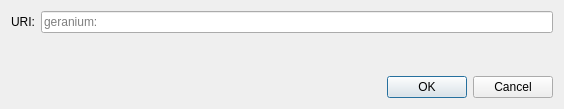
<?xml version="1.0" encoding="UTF-8"?>
<ui version="4.0">
 <class>OpenURIDialog</class>
 <widget class="QDialog" name="OpenURIDialog">
  <property name="geometry">
   <rect>
    <x>0</x>
    <y>0</y>
    <width>564</width>
    <height>109</height>
   </rect>
  </property>
  <property name="windowTitle">
   <string>Open geranium URI</string>
  </property>
  <layout class="QVBoxLayout" name="verticalLayout">
   <item>
    <layout class="QHBoxLayout" name="horizontalLayout">
     <item>
      <widget class="QLabel" name="label">
       <property name="text">
        <string>URI:</string>
       </property>
      </widget>
     </item>
     <item>
      <widget class="QValidatedLineEdit" name="uriEdit">
       <property name="placeholderText">
        <string notr="true">geranium:</string>
       </property>
      </widget>
     </item>
    </layout>
   </item>
   <item>
    <spacer name="verticalSpacer">
     <property name="orientation">
      <enum>Qt::Vertical</enum>
     </property>
     <property name="sizeHint" stdset="0">
      <size>
       <width>20</width>
       <height>40</height>
      </size>
     </property>
    </spacer>
   </item>
   <item>
    <widget class="QDialogButtonBox" name="buttonBox">
     <property name="orientation">
      <enum>Qt::Horizontal</enum>
     </property>
     <property name="standardButtons">
      <set>QDialogButtonBox::Cancel|QDialogButtonBox::Ok</set>
     </property>
    </widget>
   </item>
  </layout>
 </widget>
 <customwidgets>
  <customwidget>
   <class>QValidatedLineEdit</class>
   <extends>QLineEdit</extends>
   <header>qt/qvalidatedlineedit.h</header>
  </customwidget>
 </customwidgets>
 <resources/>
 <connections>
  <connection>
   <sender>buttonBox</sender>
   <signal>accepted()</signal>
   <receiver>OpenURIDialog</receiver>
   <slot>accept()</slot>
   <hints>
    <hint type="sourcelabel">
     <x>248</x>
     <y>254</y>
    </hint>
    <hint type="destinationlabel">
     <x>157</x>
     <y>274</y>
    </hint>
   </hints>
  </connection>
  <connection>
   <sender>buttonBox</sender>
   <signal>rejected()</signal>
   <receiver>OpenURIDialog</receiver>
   <slot>reject()</slot>
   <hints>
    <hint type="sourcelabel">
     <x>316</x>
     <y>260</y>
    </hint>
    <hint type="destinationlabel">
     <x>286</x>
     <y>274</y>
    </hint>
   </hints>
  </connection>
 </connections>
</ui>
